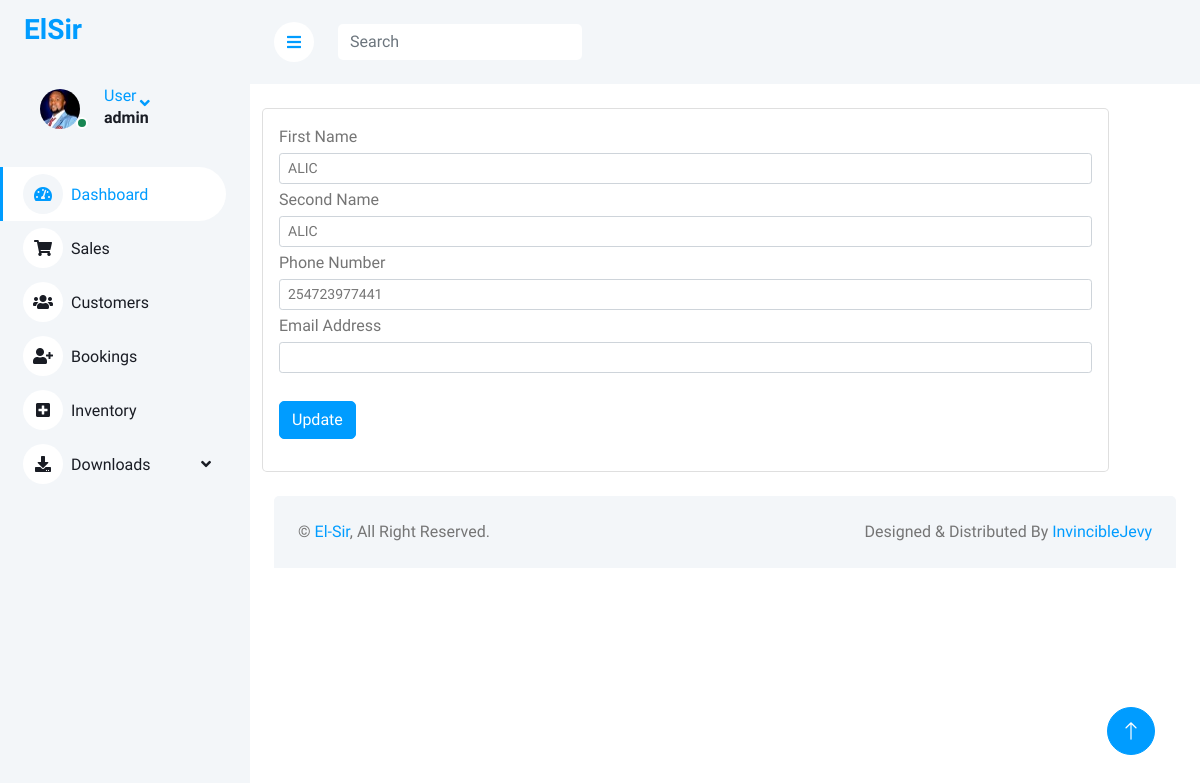
The app's page /editcustomer/131/ (signed in) with its own data.
### elsiruser/models.py (models this page shows, shortened)
class Customer(models.Model):
    first_name = models.CharField(max_length=255)
    second_name = models.CharField(max_length=255)
    phone = models.CharField(max_length=12)
    email_address =models.EmailField(null=True,blank=True)
    debt = models.IntegerField(null=True, blank=True,default=0)
    loyalty_points = models.FloatField(null=True, blank=True,default=0)

### elsiruser/views.py (the view, shortened to what this page needs)
# urls.py: path('editcustomer/<int:id>/', views.EditCustomer, name="editcustomer"),
def EditCustomer(request, id):
    customers = Customer.objects.get(pk=id)
    context = {
        'customers': customers,
        'values': customers,
    }
    if request.method == 'GET':
        return render(request, 'editcustomer.html', context)

### elsiruser/templates/editcustomer.html (shortened to what this page needs)
{% extends 'base.html' %}
{% load static %}
{% block content %}
{%include 'sidebar.html' %}
<div class="content">
      <nav class="navbar navbar-expand bg-light navbar-light sticky-top px-4 py-10">
        <a href="{% url 'dashboard' %}" class="sidebar-toggler flex-shrink-0">
            <i class="fa fa-bars"></i>
        </a>
        <form class="d-md-flex mt-3 ms-4">
            <input class="form-control border-0" id="searchField" type="search" placeholder="Search">
        </form>
    </nav>
<div class="container-fluid mt-4">
  <div class="row">
    <div class="col-md-11">
      <div class="card">
        <div class="card-body">
          <form action="{% url 'editcustomer' customers.id %}" method="post">
            <div class="form-group">
              <label for="">First Name</label>
              <input type="text" class="form-control form-control-sm mt-1 mb-1" name="firstName" value="{{values.first_name}}" />
            </div>
            <div class="form-group">
              <label for="">Second Name</label>
              <input type="text" class="form-control form-control-sm mt-1 mb-1" name="secondName"
                value="{{values.second_name}}" />
            </div>
            <div class="form-group">
              <label for="">Phone Number</label>
              <input type="text" class="form-control form-control-sm mt-1 mb-1" name="phone"
                value="{{values.phone}}" />
            </div>
            <div class="form-group">
              <label for="">Email Address</label>
              <input type="text" class="form-control form-control-sm mt-1 mb-1" name="emailAddress"
                value="{{values.email_address}}" />
            </div>
            <input type="submit" value="Update" class="btn btn-primary btn-primary-sm mt-4" />
          </form>
        </div>
      </div>
    </div>
  </div>
</div>
{% endblock %}

### elsiruser/templates/sidebar.html (shortened to what this page needs)
{% load static %}
<div class="sidebar pe-4 pb-3">
    <nav class="navbar bg-light navbar-light">
        <a href="{% url 'dashboard' %}" class="navbar-brand mx-4 mb-3">
            <h3 class="text-primary"></i>ElSir</h3>
        </a>
        {% if user.is_authenticated %}
            <div class="nav-item dropdown">
                <a href="#" class="nav-link dropdown-toggle" data-bs-toggle="dropdown">
                    <div class="d-flex align-items-center ms-4 mb-4">
                        <div class="position-relative">
                            <img class="rounded-circle me-lg-2" src="{% static 'elsiruser/img/user1.jpg' %}" alt="" style="width: 40px; height: 40px;">
                            <div class="bg-success rounded-circle border border-2 border-white position-absolute end-0 bottom-0 p-1"></div>
                        </div>
                        <div class="ms-3">
                            <span class="d-none d-lg-inline-flex">User</span>
                            <h6>{{user.username}}</h6>
                        </div>
                    </div>
                </a>
            </div>
        {% else %}
            <a href="{%url 'login' %}" class="dropdown-item">LogIn</a>
        {% endif %}
        <div class="navbar-nav w-100">
            <a href="{% url 'dashboard' %}" class="nav-item nav-link active"><i class="fa fa-tachometer-alt me-2"></i>Dashboard</a>
            <a href="{% url 'sales' %}" class="nav-item nav-link"><i class="fa fa-shopping-cart me-2"></i>Sales</a>
            <a href="{% url 'customers' %}" class="nav-item nav-link"><i class="fa fa-users me-2"></i>Customers</a>
            <a href="{% url 'bookings' %}" class="nav-item nav-link"><i class="fa fa-user-plus me-2"></i>Bookings</a>
            <a href="{% url 'Inventory' %}" class="nav-item nav-link"><i class="fa fa-plus-square me-2"></i>Inventory</a>
            <div class="nav-item dropdown">
                <a href="#" class="nav-link dropdown-toggle" data-bs-toggle="dropdown"><i class="fa fa-download me-2"></i>Downloads</a>
            </div>
        </div>
    </nav>
</div>

### static/elsiruser/css/style.css (style rules this page uses)
:root { --primary: #009CFF; --light: #F3F6F9; --dark: #191C24; }
.btn { transition: .5s; }
.btn.btn-primary { color: #FFFFFF; }
.sidebar { position: fixed; top: 0; left: 0; bottom: 0; width: 250px; height: 100vh; overflow-y: auto; background: var(--light); transition: 0.5s; z-index: 999; }
.content { margin-left: 250px; min-height: 100vh; background: #FFFFFF; transition: 0.5s; }
@media (min-width: 992px) { .sidebar { margin-left: 0; } }
@media (min-width: 992px) { .content { width: calc(100% - 250px); } }
.sidebar .navbar .navbar-nav .nav-link { padding: 7px 20px; color: var(--dark); font-weight: 500; border-left: 3px solid var(--light); border-radius: 0 30px 30px 0; outline: none; }
.sidebar .navbar .navbar-nav .nav-link:hover, .sidebar .navbar .navbar-nav .nav-link.active { color: var(--primary); background: #FFFFFF; border-color: var(--primary); }
.sidebar .navbar .navbar-nav .nav-link i { width: 40px; height: 40px; display: inline-flex; align-items: center; justify-content: center; background: #FFFFFF; border-radius: 40px; }
.sidebar .navbar .navbar-nav .nav-link:hover i, .sidebar .navbar .navbar-nav .nav-link.active i { background: var(--light); }
.sidebar .navbar .dropdown-toggle::after { position: absolute; top: 15px; right: 15px; border: none; content: "\f107"; font-family: "Font Awesome 5 Free"; font-weight: 900; transition: .5s; }
.content .navbar .sidebar-toggler, .content .navbar .navbar-nav .nav-link i { width: 40px; height: 40px; display: inline-flex; align-items: center; justify-content: center; background: #FFFFFF; border-radius: 40px; }

### records on screen
Customer: firstName "ALIC", secondName "ALIC", phone "254723977441"

### other values on screen
{{ user.username }} "admin"
